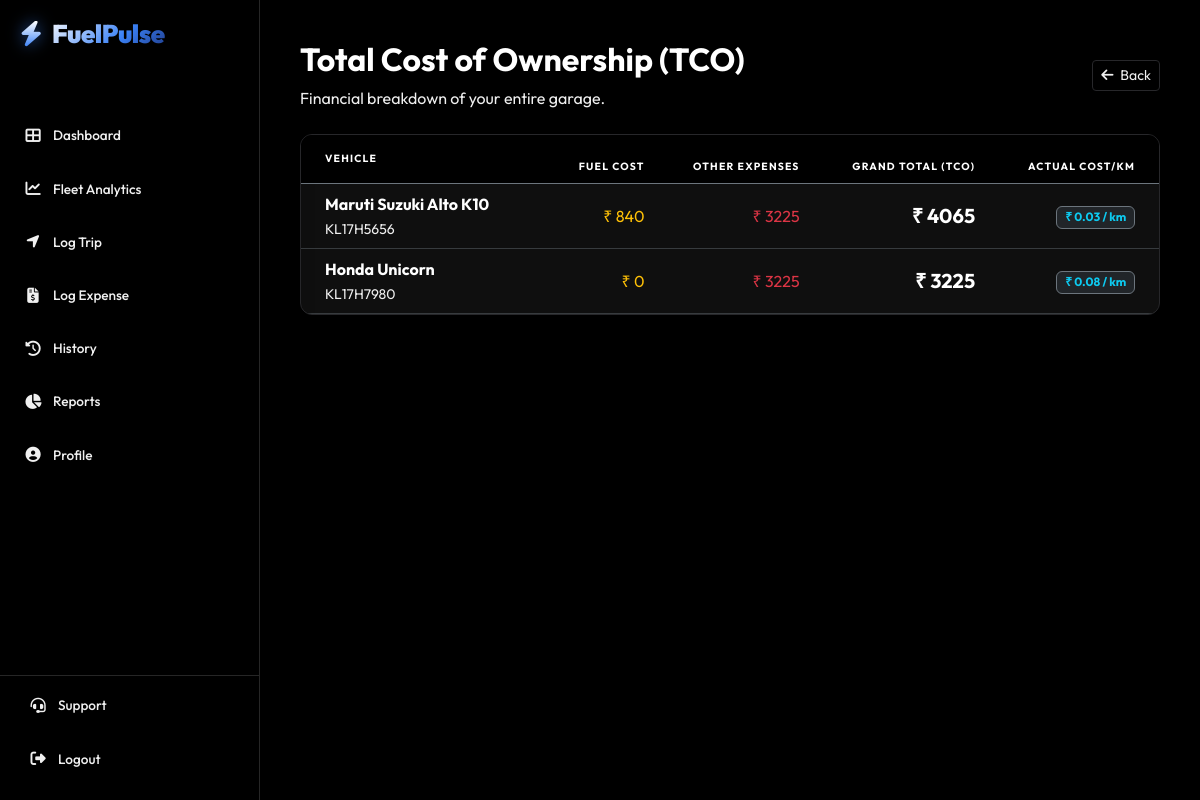
/tools/tco/ (signed in), run on an earlier commit of the app's database.
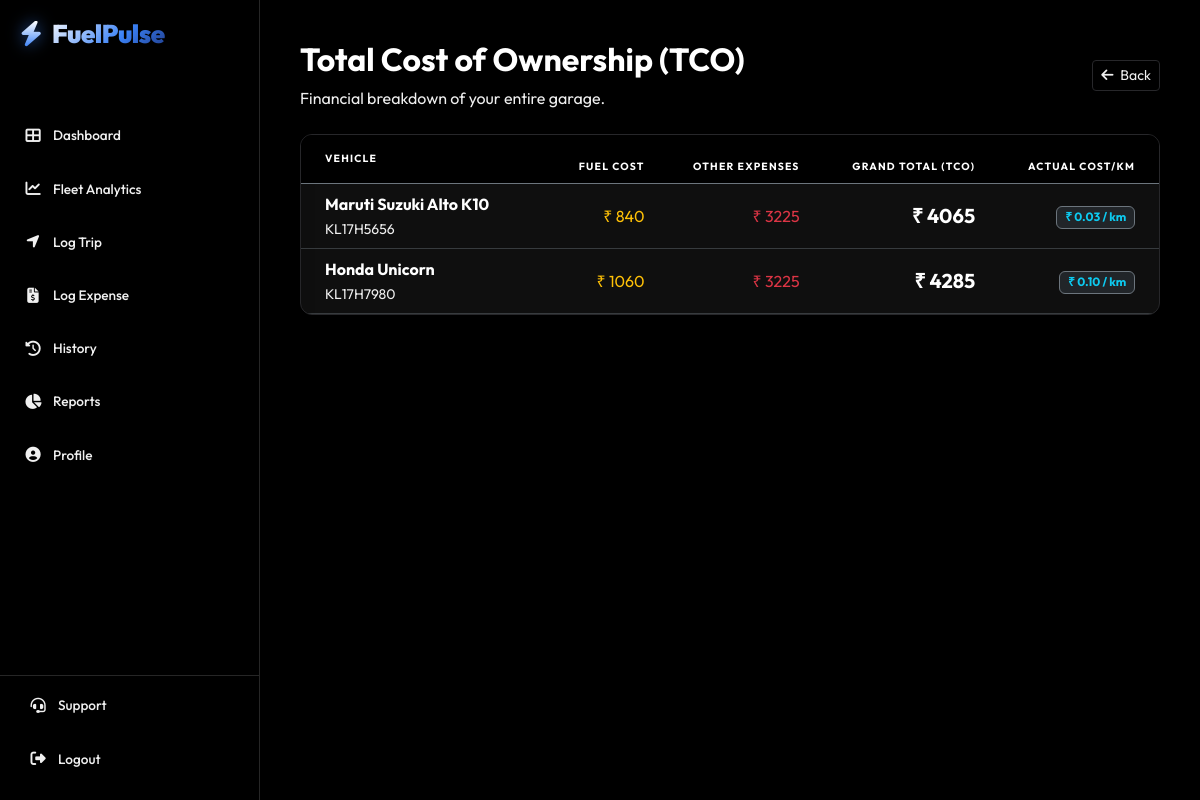
And on a later commit of the database.
### core/models.py (models this page shows, shortened)
class Vehicle(models.Model):
    CATEGORY_CHOICES = [
        ('Two Wheeler', 'Two Wheeler'),
        ('Four Wheeler', 'Four Wheeler'),
        ('Heavy Vehicle', 'Heavy Vehicle'),
    ]
    ownership_type = models.CharField(max_length=50, default="1st Owner")
    FUEL_CHOICES = [
        ('Petrol', 'Petrol'),
        ('Diesel', 'Diesel'),
        ('CNG', 'CNG'),
        ('Electric', 'Electric')
    ]
    owner = models.ForeignKey(User, on_delete=models.CASCADE)
    category = models.CharField(max_length=20, choices=CATEGORY_CHOICES, default='Four Wheeler')
    make = models.CharField(max_length=50)       # e.g. Maruti, Honda (No restricted choices, accepts JS input)
    model_name = models.CharField(max_length=50) # e.g. Swift, City
    license_plate = models.CharField(max_length=20)
    target_mileage = models.FloatField(default=0.0, help_text="Target km/L (e.g., 18.5)")
    target_cost_per_km = models.FloatField(default=0.0, help_text="Target Cost per KM (e.g., 5.0)")
    purchase_year = models.IntegerField(default=2023)
    purchase_price = models.DecimalField(max_digits=12, decimal_places=2, default=500000.00)
    fuel_type = models.CharField(max_length=20, choices=FUEL_CHOICES, default='Petrol')
    current_odometer = models.IntegerField(default=0)
    purchase_price = models.DecimalField(max_digits=12, decimal_places=2, default=500000.00)
    purchase_year = models.IntegerField(default=2021)
    insurance_expiry = models.DateField(null=True, blank=True)
    pollution_expiry = models.DateField(null=True, blank=True)
    fitness_expiry = models.DateField(null=True, blank=True)
    image_url = models.URLField(max_length=500, blank=True, null=True)
    is_active = models.BooleanField(default=True)

### core/views.py (the view)
# urls.py: path('tools/tco/', views.tco_report, name='tco_report'),
@login_required
def tco_report(request):
    vehicles = Vehicle.objects.filter(owner=request.user)
    report_data = []
    for v in vehicles:
        f_cost = FuelLog.objects.filter(vehicle=v).aggregate(Sum('total_cost'))['total_cost__sum'] or 0
        e_cost = ExpenseLog.objects.filter(user=request.user).aggregate(Sum('amount'))['amount__sum'] or 0
        total_km = v.current_odometer
        actual_cpk = (f_cost + e_cost) / total_km if total_km > 0 else 0
        report_data.append({
            'vehicle': v,
            'fuel_cost': f_cost,
            'expense_cost': e_cost,
            'total_tco': f_cost + e_cost,
            'actual_cpk': round(actual_cpk, 2)
        })
    return render(request, 'core/tco_report.html', {'report': report_data})

### templates/core/tco_report.html (shortened to what this page needs)
{% extends 'base.html' %}
{% block content %}
<div class="row mb-4">
    <div class="col-12 d-flex justify-content-between align-items-center">
        <div>
            <h2 class="text-white fw-bold">Total Cost of Ownership (TCO)</h2>
            <p class="text-muted mb-0">Financial breakdown of your entire garage.</p>
        </div>
        <a href="{% url 'analytics_dashboard' %}" class="btn btn-outline-secondary btn-sm">
            <i class="fas fa-arrow-left me-1"></i> Back
        </a>
    </div>
</div>
<div class="stats-card p-0 overflow-hidden">
    <div class="table-responsive">
        <table class="table table-dark table-hover align-middle mb-0">
            <thead class="bg-black">
                <tr class="text-muted small text-uppercase border-bottom border-secondary">
                    <th class="py-3 ps-4">Vehicle</th>
                    <th class="text-end">Fuel Cost</th>
                    <th class="text-end">Other Expenses</th>
                    <th class="text-end text-white">Grand Total (TCO)</th>
                    <th class="text-end pe-4">Actual Cost/KM</th>
                </tr>
            </thead>
            <tbody>
                {% for row in report %}
                <tr>
                    <td class="ps-4">
                        <div class="fw-bold text-white">{{ row.vehicle.make }} {{ row.vehicle.model_name }}</div>
                        <small class="text-muted">{{ row.vehicle.license_plate }}</small>
                    </td>
                    <td class="text-end text-warning">₹ {{ row.fuel_cost }}</td>
                    <td class="text-end text-danger">₹ {{ row.expense_cost }}</td>
                    <td class="text-end fw-bold fs-5">₹ {{ row.total_tco }}</td>
                    <td class="text-end pe-4">
                        <span class="badge bg-dark border border-secondary text-info">₹ {{ row.actual_cpk }} / km</span>
                    </td>
                </tr>
                {% endfor %}
            </tbody>
        </table>
    </div>
</div>
{% endblock %}

What changed in the data, as far as the page shows it:
changed Vehicle "Honda": fuel_cost "0" → "1060"; total_tco "3225" → "4285"; actual_cpk "0.08" → "0.10"
